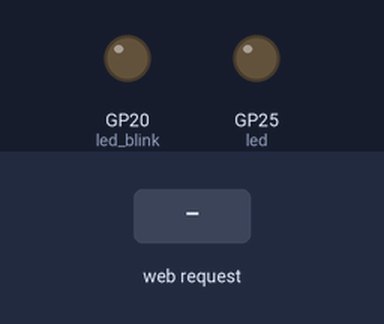
A program run on a simulated Raspberry Pi Pico running MicroPython. Shown: output pins drawn as LEDs (lit = HIGH). Inputs (shaded band) come from the test bench. Random numbers come from a fixed seed; the board's own WiFi access point starts at once; what the program prints to the serial console is not drawn.

Above: at 1.2 s.
1.3 s: HTTP request GET /lighton? received
At 2.4 s:
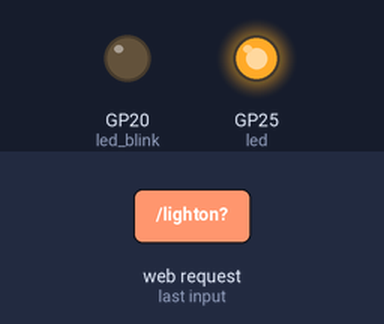
2.8 s: HTTP request GET /lightoff? received
At 3.6 s:
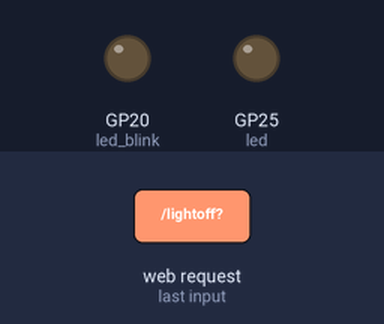
Timing chart, 0 to 5.8 s (numbered marks = the images above; inputs shaded):
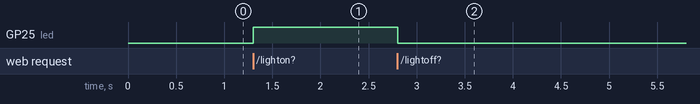

The program:

wifiap.py
```python
import network
import socket
import time
import random
from machine import Pin, PWM

# Create an LED object on pin 'LED'
led = Pin('LED', Pin.OUT)
led_blink = Pin(20)
led_pwm = PWM(led_blink)
duty_step = 129  # Step size for changing the duty cycle

#Set PWM frequency
frequency = 5000
led_pwm.freq (frequency)

# --- AP Configuration ---
ssid = 'NAME'
password = 'PASSWORD' # Must be 8+ chars

# HTML web page to be served
def web_page(state, random_value):
    html = f"""
        <!DOCTYPE html>
        <html>
        <head>
            <title>Pico Web Server</title>
            <meta name="viewport" content="width=device-width, initial-scale=1">
        </head>
        <body>
            <h1>Raspberry Pi Pico Web Server</h1>
            <h2>Led Control</h2>
            <form action="./lighton">
                <input type="submit" value="Light on" />
            </form>
            <br>
            <form action="./lightoff">
                <input type="submit" value="Light off" />
            </form>
            <p>LED state: {state}</p>
            <h2>Fetch New Value</h2>
            <form action="./value">
                <input type="submit" value="Fetch value" />
            </form>
            <p>Fetched value: {random_value}</p>
        </body>
        </html>
        """
    return str(html)

# Set up Access Point
ap = network.WLAN(network.AP_IF)
ap.active(False)
# Setting power mode
ap.config(pm = 0xA11142)


ap.config(essid=ssid, password=password) # Set SSID & Password

# Set the static IP address for the Access Point
# The tuple contains (IP_address, subnet_mask, gateway_IP, DNS_server)
# Replace with your desired static IP configuration
ap.active(True) # Activate the AP
ap.ifconfig(('192.168.4.1', '255.255.255.0', '192.168.4.1', '8.8.8.8'))

# --- Basic Server Setup ---
addr = socket.getaddrinfo('0.0.0.0', 80)[0][-1] # Get IP & port
s = socket.socket(socket.AF_INET, socket.SOCK_STREAM)
s.bind(addr)
s.listen(5) # Listen for up to 5 connections

print('Access Point "{}" started, IP: {}'.format(ssid, ap.ifconfig()[0]))

# Initialize variables
state = "OFF"
random_value = 0

while True:
    try:
        # Accept new connections
        conn, addr = s.accept()
        print('Client connected:', addr)
        # Receive and parse the request
        request = conn.recv(1024)
        request = str(request)
        print('Request content = %s' % request)

        try:
            request = request.split()[1]
            print('Request:', request)
        except IndexError:
            pass

        # Process the request and update variables
        if request == '/lighton?':
            print("LED on")
            led.value(1)
            state = "ON"
        elif request == '/lightoff?':
            led.value(0)
            state = 'OFF'
        elif request == '/value?':
            random_value = random.randint(0, 20)

        response = web_page(state, random_value)

        # Send the HTTP response and close the connection
        conn.send('HTTP/1.0 200 OK\r\nContent-type: text/html\r\n\r\n')
        conn.send(response)
        conn.close()
    except OSError as e:
        #catch and print errors
        print(e)
```

Measured:
- after the input at 1.3 s, GP25 (led): LOW → HIGH at once
- after the input at 2.8 s, GP25 (led): HIGH → LOW at once
